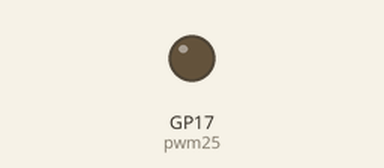
Recording of a program running on a simulated Raspberry Pi Pico running MicroPython. Shown: output pins drawn as LEDs (lit = HIGH).

Above: at 0.05 s.
At 2.95 s:
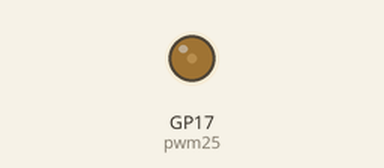
At 3.95 s:
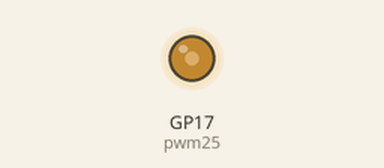
At 5.0 s:
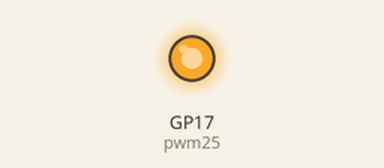
Timing chart, 0 to 6.5 s (numbered marks = the images above):
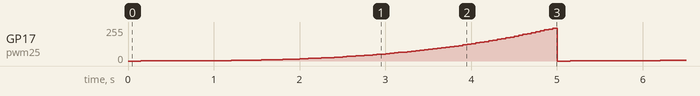

The program:

led2.py
```python
from utime import sleep_ms
from machine import Pin, PWM

pwm25 = PWM(Pin(17))
pwm25.freq(2000)

while True:
    for b in range(0,100):
        pwm25.duty_u16(int(65535*b*b*b/1000000))
        sleep_ms(50)
```

Measured:
- by itself, GP17 (pwm25): ramps from 0/255 to 247/255 and jumps back, once every 5.0 s
